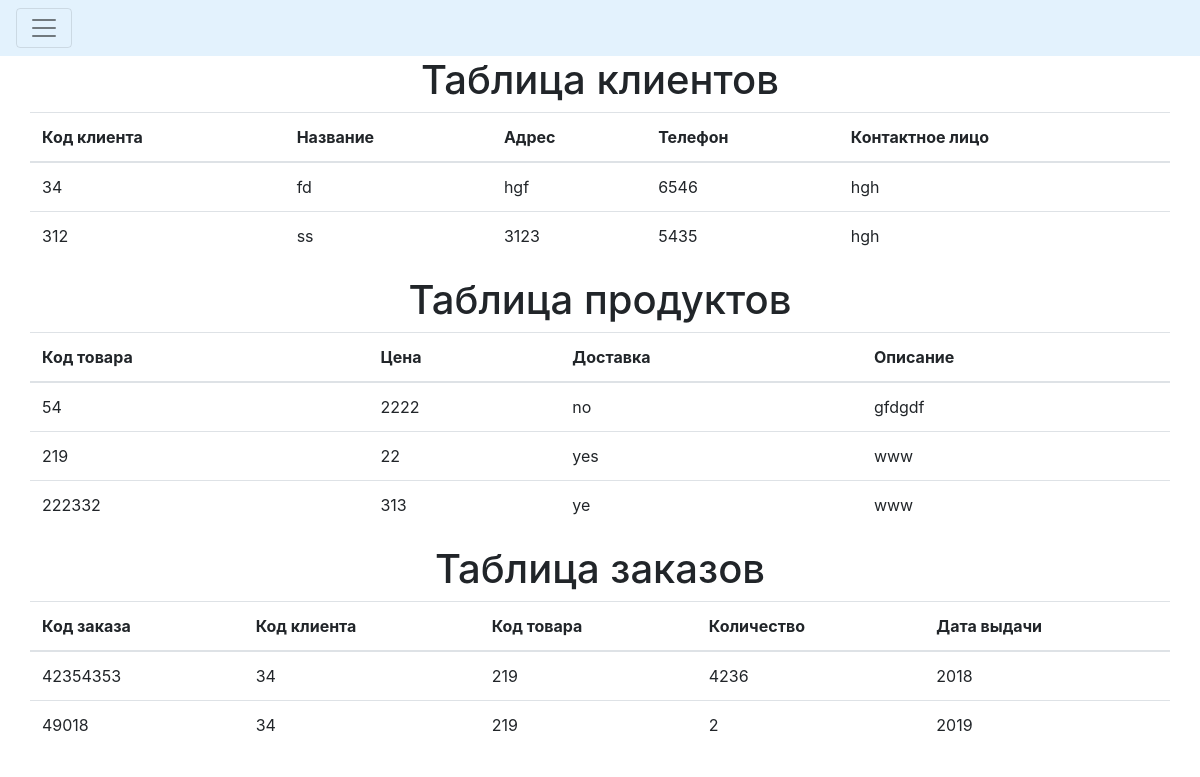
/lab/output.php, run on the app's committed database.
### tables this page shows
CREATE TABLE `customers` (
  `id` int(10) NOT NULL,
  `customer_code` int(10) NOT NULL,
  `name` varchar(60) NOT NULL,
  `address` varchar(60) NOT NULL,
  `phone_number` int(10) NOT NULL,
  `person` varchar(60) NOT NULL
);

CREATE TABLE `products` (
  `id` int(10) NOT NULL,
  `product_code` int(10) NOT NULL,
  `price` int(10) NOT NULL,
  `delivery` varchar(60) NOT NULL,
  `info` varchar(60) NOT NULL
);

CREATE TABLE `deals` (
  `id` int(10) NOT NULL,
  `deal_code` int(10) NOT NULL,
  `customer_code` int(10) NOT NULL,
  `product_code` int(10) NOT NULL,
  `quantity` int(10) NOT NULL,
  `date` int(10) NOT NULL
);

### lab/output.php (the view, shortened to what this page needs)
<!DOCTYPE html>
<html>
<head>
    <link rel="stylesheet" href="https://stackpath.bootstrapcdn.com/bootstrap/4.2.1/css/bootstrap.min.css">
</head>
<body>
<?php require_once 'processoutput.php'; ?>
<div class="pos-f-t">
    <nav class="navbar navbar-light" style="background-color: #e3f2fd;">
        <button class="navbar-toggler" type="button" data-toggle="collapse" data-target="#navbarToggleExternalContent" aria-controls="navbarToggleExternalContent" aria-expanded="false" aria-label="Toggle navigation">
            <span class="navbar-toggler-icon"></span>
        </button>
    </nav>
</div>
<?php
$mysqli = new mysqli('localhost', 'root', '', 'ordersbd') or die(mysqli_error($mysqli));
$resultcustomers = $mysqli->query("SELECT * FROM customers ORDER BY customer_code ASC") or die($mysqli->error);
        $resultproducts = $mysqli->query("SELECT * FROM products ORDER BY product_code ASC") or die($mysqli->error);
        $resultdeals = $mysqli->query("SELECT * FROM deals ORDER BY customer_code ASC") or die($mysqli->error);
?>
<div class="row justify-content-center">
    <h1>Таблица клиентов</h1>
</div>
<div class="container">
    <div class="row justify-content-center">
            <table class="table">
                <thead>
                    <tr>
                        <th>Код клиента</th>
                        <th>Название</th>
                        <th>Адрес</th>
                        <th>Телефон</th>
                        <th>Контактное лицо</th>
                    </tr>
                </thead>
        <?php
            while ($row = $resultcustomers->fetch_assoc()): ?>
                <tr>
                    <td><?php echo $row['customer_code']; ?></td>
                    <td><?php echo $row['name']; ?></td>
                    <td><?php echo $row['address']; ?></td>
                    <td><?php echo $row['phone_number']; ?></td>
                    <td><?php echo $row['person']; ?></td>
                </tr>
            <?php endwhile; ?>
            </table>
        </div>
</div>
<div class="row justify-content-center">
    <h1>Таблица продуктов</h1>
</div>
<div class="container">
    <div class="row justify-content-center">
            <table class="table">
                <thead>
                    <tr>
                        <th>Код товара</th>
                        <th>Цена</th>
                        <th>Доставка</th>
                        <th>Описание</th>
                    </tr>
                </thead>
        <?php
            while ($row = $resultproducts->fetch_assoc()): ?>
                <tr>
                    <td><?php echo $row['product_code']; ?></td>
                    <td><?php echo $row['price']; ?></td>
                    <td><?php echo $row['delivery']; ?></td>
                    <td><?php echo $row['info']; ?></td>
                </tr>
            <?php endwhile; ?>
            </table>
        </div>
</div>
<div class="row justify-content-center">
    <h1>Таблица заказов</h1>
</div>
<div class="container">
    <div class="row justify-content-center">
            <table class="table">
                <thead>
                    <tr>
						<th>Код заказа</th>
						<th>Код клиента</th>
                        <th>Код товара</th>
                        <th>Количество</th>
                        <th>Дата выдачи</th>
                    </tr>
                </thead>
        <?php
            while ($row = $resultdeals->fetch_assoc()): ?>
                <tr>
                    <td><?php echo $row['deal_code']; ?></td>
                    <td><?php echo $row['customer_code']; ?></td>
					<td><?php echo $row['product_code']; ?></td>
                    <td><?php echo $row['quantity']; ?></td>
                    <td><?php echo $row['date']; ?></td>
                </tr>
            <?php endwhile; ?>
            </table>
        </div>
</div>
</body>
</html>

### data on the page
customers: customer_code "34", name "fd", address "hgf", phone_number "6546", person "hgh"
customers: customer_code "312", name "ss", address "3123", phone_number "5435", person "hgh"
products: product_code "54", price "2222", delivery "no", info "gfdgdf"
products: product_code "219", price "22", delivery "yes", info "www"
products: product_code "222332", price "313", delivery "ye", info "www"
deals: deal_code "42354353", customer_code "34", product_code "219", quantity "4236", date "2018"
deals: deal_code "49018", customer_code "34", product_code "219", quantity "2", date "2019"
